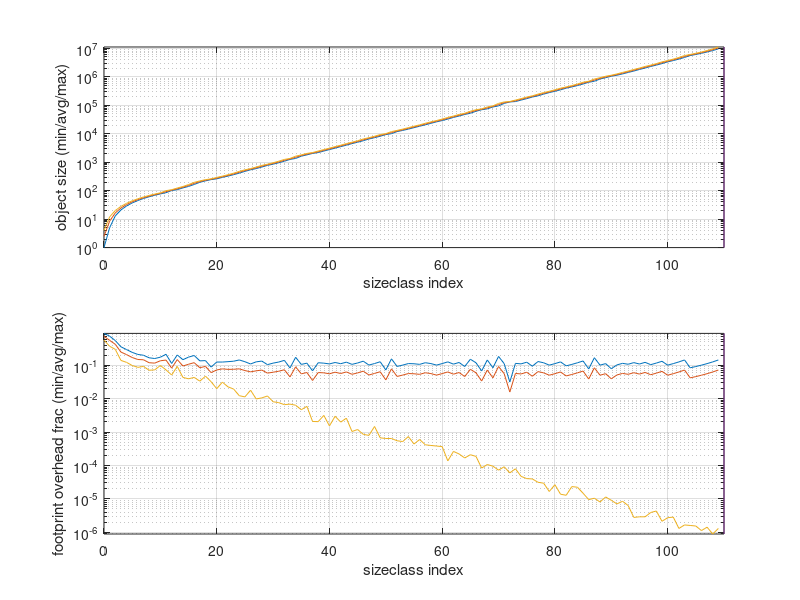

MATLAB code to generate this figure:
close all
clear all

align         = 8;
sb_hdr        = 24;
alloc_hdr     = 4;
lg_cgroup_max = 4;

obj_cnt_min       = 8;
obj_cnt_max       = 64;
obj_footprint_min = align;
obj_footprint_max = 10*2^20;
root_sb_footprint = 2^26;  % Current implementation limits this to <=2^26
gamma             = (obj_cnt_min+1) / obj_cnt_min;

szc_cnt = 0;
sb_lvl  = 0;

sb_footprint         = root_sb_footprint;
obj_footprint_target = obj_footprint_max;
while obj_footprint_target>=obj_footprint_min,

  % Determine the superblock size and object count for this object
  % footprint target

  ofp = align*round( obj_footprint_target / align );
  while 1,
    ocnt = floor( (sb_footprint - sb_hdr) / ofp );
    if ocnt<=obj_cnt_max, break; endif

    % More than obj_cnt_max objects fit into the current superblock.
    % Pick a new superblock size to be the smallest object footprint in
    % an already computed sizeclass sufficient to hold a superblock with
    % obj_cnt_min ofp sized objects.  If there are none (i.e. the needed
    % superblock size is larger than the object footprints for all the
    % already computed sizeclasses), use the already computed sizeclass
    % with the largest object footprint (the resulting superblock for
    % ofp sized objects will have fewer than obj_cnt_min objects but
    % that's unavoidable).

    idx = find( obj_footprint >= sb_hdr + ofp*obj_cnt_min, 1, 'last' );
    if isempty(idx), idx = 1; endif
    sb_footprint = obj_footprint( idx );
    sb_lvl++;
  endwhile

  if ~((2<=ocnt) & (ocnt<=64)), error( 'hmmm' ); endif

  szc_cnt++;
  obj_footprint   (szc_cnt) = align*floor( (sb_footprint - sb_hdr) / (align*ocnt) );
  obj_cnt         (szc_cnt) = ocnt;
  parent_footprint(szc_cnt) = sb_footprint;
  cgroup_mask     (szc_cnt) = 2^min( sb_lvl, lg_cgroup_max ) - 1;

  obj_footprint_target /= gamma;
endwhile

% Sort by object footprint, discarding redundant and/or runt sizeclasses

[~,idx] = unique( obj_footprint, 'first' );
obj_footprint    = obj_footprint   (idx);
obj_cnt          = obj_cnt         (idx);
parent_footprint = parent_footprint(idx);
cgroup_mask      = cgroup_mask     (idx);

keep = diff(obj_footprint) > 0.25*(gamma-1)*obj_footprint(1:(end-1));
keep(end+1) = 1;

obj_footprint    = obj_footprint   (keep);
obj_cnt          = obj_cnt         (keep);
parent_footprint = parent_footprint(keep);
cgroup_mask      = cgroup_mask     (keep);

szc_cnt = length(obj_footprint);

% Determine sizeclass nesting

for szc=1:szc_cnt,
  pfp  = sb_hdr + obj_cnt(szc)*obj_footprint(szc);
  pszc = find( pfp<=obj_footprint, 1, 'first' );
  if isempty(pszc),
    parent_footprint(szc) = root_sb_footprint;
    parent_szc(szc)       = szc_cnt+1;
  else
    parent_footprint(szc) = obj_footprint(pszc);
    parent_szc(szc)       = pszc;
  endif
endfor

szc_thresh = szc_cnt;

printf( '/* This table autogenerated\n'                                        );
printf( '     align             %i\n',      align                              );
printf( '     alloc_hdr         %i\n',      alloc_hdr                          );
printf( '     sb_hdr            %i\n',      sb_hdr                             );
printf( '     lg_cgroup_max     %i\n',      lg_cgroup_max                      );
printf( '     obj_cnt_min       %i\n',      obj_cnt_min                        );
printf( '     obj_cnt_max       %i\n',      obj_cnt_max                        );
printf( '     obj_footprint_min %i\n',      obj_footprint_min                  );
printf( '     obj_footprint_max %i\n',      obj_footprint_max                  );
printf( '     root_sb_footprint %i\n',      root_sb_footprint                  );
printf( '     gamma             %.6e */\n', gamma                              );
printf( '\n'                                                                   );
printf( '#define FD_ALLOC_SUPERBLOCK_ALIGN          (%uUL)\n', align                       );
printf( '#define FD_ALLOC_SUPERBLOCK_LG_ALIGN       (%u)\n',   log2( align )               );
printf( '#define FD_ALLOC_SIZECLASS_CNT             (%uUL)\n', szc_cnt                     );
printf( '#define FD_ALLOC_SIZECLASS_ITER_MAX        (%uUL)\n', ceil( log2( szc_cnt ) )     );
printf( '#define FD_ALLOC_ROOT_SUPERBLOCK_FOOTPRINT (%uUL)\n', max( parent_footprint )     );
printf( '#define FD_ALLOC_FOOTPRINT_SMALL_THRESH    (%uUL)\n', obj_footprint( szc_thresh ) );
printf( '\n' );
printf( 'static fd_alloc_sizeclass_cfg_t const fd_alloc_sizeclass_cfg[ FD_ALLOC_SIZECLASS_CNT ] = {\n' );

overhead = parent_footprint - obj_cnt.*obj_footprint; % superblock header and superblock trailing padding

for szc=1:szc_cnt,
  printf( '  /* %3u */ { %10uU, (ushort)%3u, (uchar)%3u, (uchar)%3u }, // parent_footprint %10u (padding %u) %s\n', szc-1, obj_footprint(szc), parent_szc(szc)-1, obj_cnt(szc), cgroup_mask(szc), parent_footprint(szc), overhead(szc) - sb_hdr, ifelse( szc_thresh==szc, ' <-- SMALL_THRESH', '' ) );
endfor
printf( '};\n' );

obj_val_max = obj_footprint - alloc_hdr;
obj_val_min = shift(obj_val_max,1) + 1; obj_val_min(1) = 1;
obj_val_avg = 0.5*(obj_val_min+obj_val_max);

% Compute the amount of storage used by superblock per object

denom = parent_footprint./obj_cnt;

% Add in superblock nesting overheads (these are practically negligible)

amort = obj_cnt;
szc   = parent_szc;
while 1,
  live = szc<=szc_cnt;
  if ~any( live ), break; endif
  amort( live )  = amort( live ).*obj_cnt( szc( live ) );
  denom( live ) += overhead( szc( live ) ) ./ amort( live );
  szc  ( live )  = parent_szc( szc( live ) );
endwhile

eff_min = obj_val_min./denom;
eff_avg = obj_val_avg./denom;
eff_max = obj_val_max./denom;

szc_idx = 0:(szc_cnt-1);

subplot(2,1,1);
semilogy( szc_idx, [ obj_val_min; obj_val_avg; obj_val_max ] );
axis tight;
grid;
vv = axis; hold on; semilogy( [ szc_thresh szc_thresh ], [vv(3) vv(4)] ); hold off;
xlabel( 'sizeclass index' );
ylabel( 'object size (min/avg/max)' );

subplot(2,1,2);
semilogy( szc_idx, 1 - [eff_min; eff_avg; eff_max] );
axis tight;
grid;
vv = axis; hold on; semilogy( [ szc_thresh szc_thresh ], [vv(3) vv(4)] ); hold off;
xlabel( 'sizeclass index' );
ylabel( 'footprint overhead frac (min/avg/max)' );
